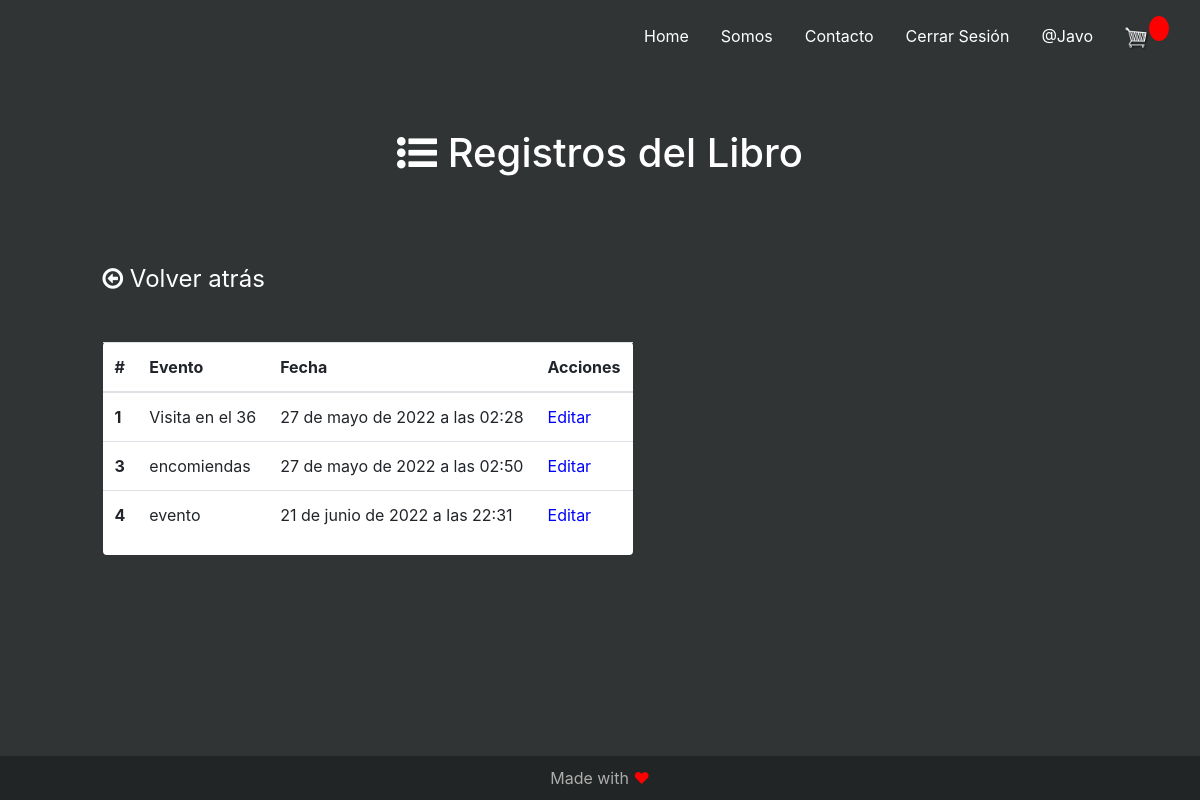
The page /listar/2 (signed in) on the database as committed earlier.
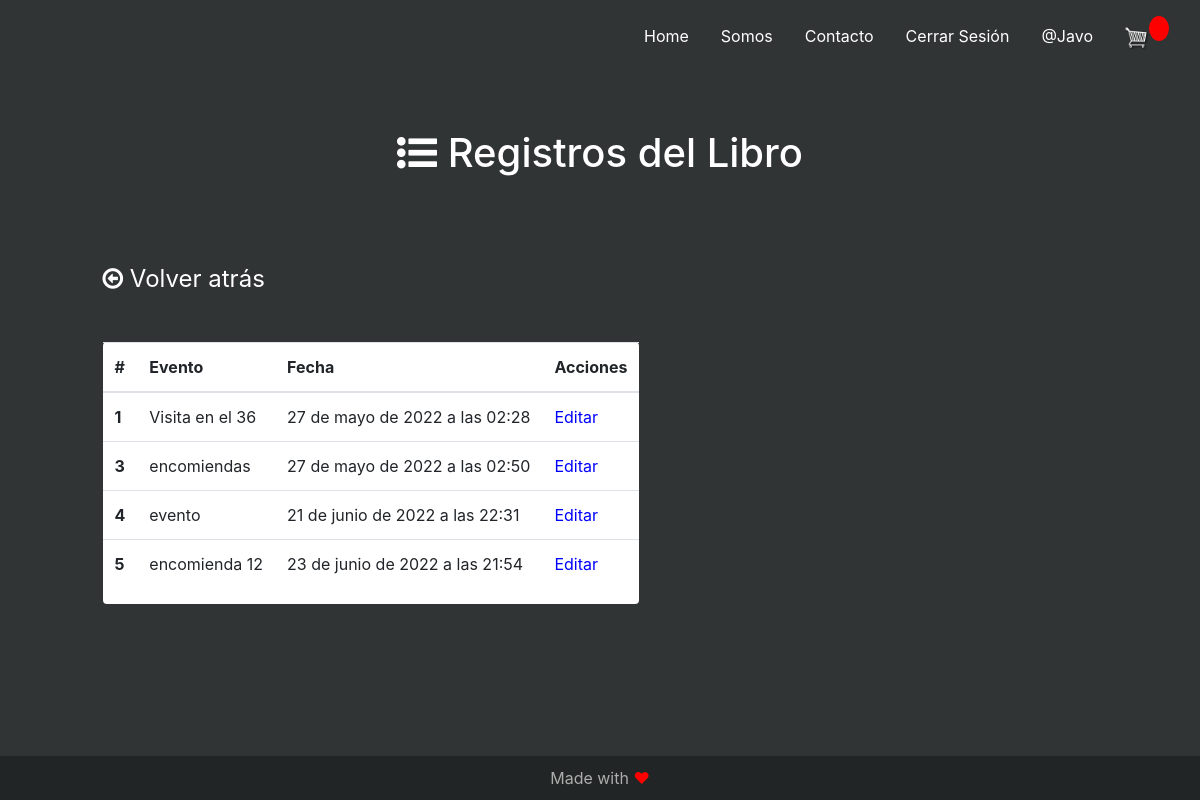
The same page on the database as committed later.
### core/models.py (models this page shows, shortened)
class EventoLibro(models.Model):
    conserje = models.ForeignKey(Conserje, on_delete=models.CASCADE)
    evento = models.CharField(max_length=500, verbose_name="Evento")
    fecha = models.DateTimeField(auto_now_add=True)
    class Meta:
        verbose_name_plural = "Evento Libro"

### core/views.py (the view)
# urls.py: path('listar/<id>',views.listarEvento, name="listarEvento"),
def listarEvento(request,id):
    eventos = EventoLibro.objects.filter(conserje=id).order_by('fecha')
    datos = {
        'eventos': eventos
    }
    return render(request, 'libro/listar.html', datos)

### core/templatetags/core_extras.py (called while the page is built)
@register.filter(name='grupo')
def grupo(user, group_name):
    g = Group.objects.get(name=group_name)
    return True if g in user.groups.all() else False

### core/templates/libro/listar.html (shortened to what this page needs)
{% extends 'core/main.html' %}
{% load bootstrap4 %}
{% block importaciones %}
<link rel='stylesheet' href='https://cdnjs.cloudflare.com/ajax/libs/font-awesome/4.7.0/css/font-awesome.min.css'>
{% endblock %}
{% block content %}
<div class="row">
    <div class="col title">
        <h1 class="w_txt"><i class='fa fa-list-ul'></i> Registros del Libro</h1>
    </div>
</div>
  <br><br><br>
<div class="row">
    <div class="col"></div>
    <div class="col-11">
        <h4><a href="{% url 'conserje' %}" class="goBack float-left"><i class='fa fa-arrow-circle-o-left'></i> Volver atrás</a></h4>
    </div>
</div>
  <br><br>
<div class="row">
    <div class="col"></div>
    <div class="col-10">
        <div class="card">
            <table class="table table-hover">
                <thead>
                  <tr>
                    <th scope="col">#</th>
                    <th scope="col">Evento</th>
                    <th scope="col">Fecha</th>
                    <th scope="col">Acciones</th>
                  </tr>
                </thead>
                <tbody>
                    {% for evento in eventos %}
                    <tr>
                    <th scope="row">{{evento.id}}</th>
                    <td>{{evento.evento}}</td>
                    <td>{{evento.fecha}}</td>
                    <td>
                        <a href="{% url 'editarEvento' evento.id %}" style="color: blue;">Editar</a>
                    </td>
                    </tr>
                    {% endfor %}
                </tbody>
              </table>
        </div>
    </div>
    <div class="col"></div>
</div>
{% endblock %}

Rows that differ between the two databases and show on the page:
added EventoLibro: id "5", evento "encomienda 12", fecha "23 de junio de 2022 a las 21:54"
